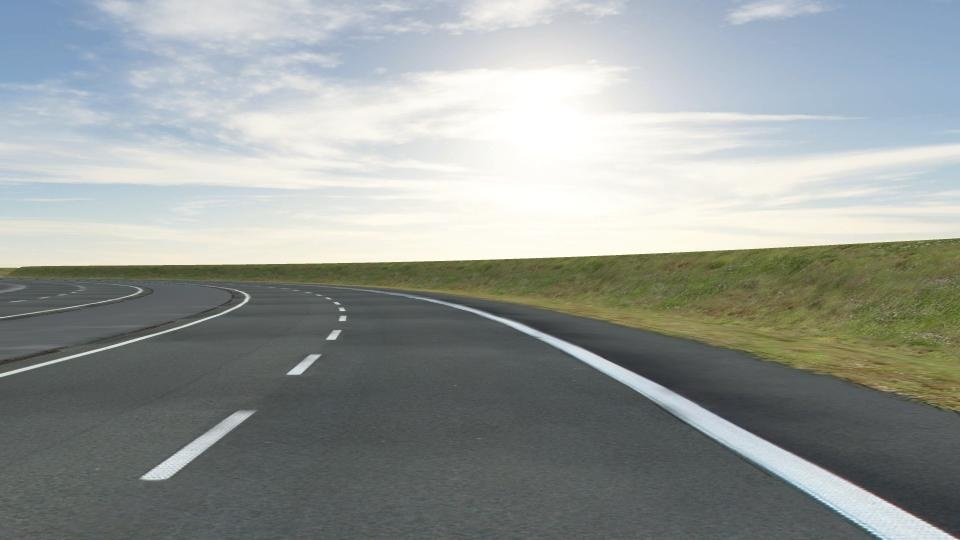
#> input picture Linux/Testing/Images/test0.jpg, 960 x 540 px; its folder holds only this picture in this run
$ python test.py
#> lines starting #> are read from the running program, lines starting #| are printed output that depends on the picture; after the words box and inside, x2 and y2 are one past the last pixel; in counts of white or black regions, pixels touching at a corner belong together
### Linux/LaneDetector/lane_detector.py
# ======================================================
# Copyright (C) 2020 repa1030
# This program and the accompanying materials
# are made available under the terms of the MIT license.
# ======================================================

import numpy as np
import cv2

class SimpleLaneDetector:

    # constructor of class
    def __init__(self, src_points, dst_points, warp_img_size, look_ahead_ratio,
                    max_look_ahead_dst, pixel_to_cm, use_quadratic_interpolation,
                    draw_line_prediction, draw_waypoint, color_right_line,
                    color_left_line, color_predicted_line, color_waypoint,
                    draw_thickness, waypoint_radius):
        self.lane_width = 0.0
        self.i = 0
        self.warp_mat = cv2.getPerspectiveTransform(src_points, dst_points)
        self.warp_mat_inv = cv2.getPerspectiveTransform(dst_points, src_points)
        self.warp_size = warp_img_size
        self.la_ratio = look_ahead_ratio
        self.max_la = max_look_ahead_dst
        self.px2cm = pixel_to_cm
        self.use_quadratic = use_quadratic_interpolation
        self.line_prediction = draw_line_prediction
        self.draw_wp = draw_waypoint
        self.color_r = color_right_line
        self.color_l = color_left_line
        self.color_p = color_predicted_line
        self.color_wp = color_waypoint
        self.draw_thick = draw_thickness
        self.wp_radius = waypoint_radius

    # this is for drawing quadratic interpolation (unstable)
    # [27 lines left out: function drawPolynom, not called in this run]

    # this function draws the final lane lines on the image
    def drawLines(self, img, lines, height, width, wp):
        line_img = np.zeros_like(img).astype(np.uint8)
        for line in lines:
            for x1, y1, x2, y2, color in line:
                cv2.line(line_img, (x1, y1), (x2, y2), color, self.draw_thick)
        if self.draw_wp:
            cv2.circle(line_img, (int(width/2.0 - (wp[1] * self.px2cm * 100.0)), int(height - (wp[0] * self.px2cm * 100.0))), self.wp_radius, self.color_wp, -1)
        return line_img

    # this function combines line and original image
    def combineImages(self, line_img, orig_img, width, height):
        line_img = cv2.warpPerspective(line_img, self.warp_mat_inv, (width, height))
        result = cv2.addWeighted(orig_img, 1, line_img, 0.8, 0.0)
        return result

    # this function calculates the next waypoint
    def calcWaypoint(self, x_left, x_right, y, width):
        wp = [0, 0, 0]
        # changing from openCV coord system to sensor coord system
        wp[0] = y
        wp[1] = (width - x_right - x_left) / 2.0 / self.px2cm / 100.0
        self.lane_width = x_right - x_left
        return wp

    # this function calculates the next waypoint if only one lane is detected
    # [12 lines left out: function calcWaypointWithOneLine, not called in this run]

    # this is the pipeline for the lane detection
    def detectLaneLines(self, img_orig, velo):
        # waypoint (x=longitudinal, y=lateral, z=0) [m]
        wp = [0, 0, 0]
        # 0 -> no lines detected,
        # 1 -> both lines detected,
        # 2 -> left line detected
        # 3 -> right line detected
        det_lines = 0
        height_orig = img_orig.shape[0]
        width_orig = img_orig.shape[1]
        warped = cv2.warpPerspective(img_orig, self.warp_mat, self.warp_size)
        height = warped.shape[0]
        width = warped.shape[1]

        gray_image = cv2.cvtColor(warped, cv2.COLOR_RGB2GRAY)
        cannyed_image = cv2.Canny(gray_image, 100, 200)
        lines = cv2.HoughLinesP(
            cannyed_image,
            rho=6,
            theta=np.pi / 60,
            threshold=160,
            lines=np.array([]),
            minLineLength=40,
            maxLineGap=25
        )

        left_line_x = []
        left_line_y = []
        right_line_x = []
        right_line_y = []

        # Check if there are any hough lines
        if lines is None:
            return img_orig, wp

        # Add hough lines to right or left line
        for line in lines:
            for x1, y1, x2, y2 in line:
                if x1 < (width/2) and x2 < (width/2):
                    left_line_x.extend([x1, x2])
                    left_line_y.extend([y1, y2])
                elif x1 > (width/2) and x2 > (width/2):
                    right_line_x.extend([x1, x2])
                    right_line_y.extend([y1, y2])
                else:
                    continue

        min_y = int(height)
        max_y = int(height - (self.max_la * self.px2cm * 100))
        if max_y < 0:
            max_y = 0

        # Get left line polynom
        if not left_line_x or not left_line_y:
            left_line_det = False
        else:
            if self.use_quadratic:
                poly_left = np.poly1d(np.polyfit(
                    left_line_y,
                    left_line_x,
                    deg=2
                ))
            else:
                poly_left = np.poly1d(np.polyfit(
                    left_line_y,
                    left_line_x,
                    deg=1
                ))
                left_x_start = int(poly_left(max_y))
                left_x_end = int(poly_left(min_y))
            left_line_det = True

        # Get right line polynom
        if not right_line_x or not right_line_y:
            right_line_det = False
        else:
            if self.use_quadratic:
                poly_right = np.poly1d(np.polyfit(
                    right_line_y,
                    right_line_x,
                   deg=2
                ))
            else:
                poly_right = np.poly1d(np.polyfit(
                    right_line_y,
                    right_line_x,
                   deg=1
                ))
                right_x_start = int(poly_right(max_y))
                right_x_end = int(poly_right(min_y))
            right_line_det = True

        # calculate look ahead distance
        la_dst = velo * self.la_ratio
        if la_dst > self.max_la:
            la_dst = self.max_la
        la_x = height - (la_dst * 100.0 * self.px2cm)

        # Check how many lines are detected and calculate waypoint
        if left_line_det and right_line_det:
            if not self.use_quadratic:
                available_lines = [
                    [[left_x_start, max_y, left_x_end, min_y, self.color_l]],
                    [[right_x_start, max_y, right_x_end, min_y, self.color_r]]
                    ]
            det_lines = 1
            wp = self.calcWaypoint(int(poly_left(la_x)), int(poly_right(la_x)), la_dst, width)
        elif left_line_det:
            poly_right = []
            det_lines = 2
            if not self.use_quadratic:
                if self.line_prediction and self.lane_width > 0.0:
                    available_lines = [
                        [[left_x_start, max_y, left_x_end, min_y, self.color_l]],
                        [[int(left_x_start + self.lane_width), max_y, int(left_x_end + self.lane_width), min_y, self.color_p]]
                        ]
                else:
                    available_lines = [
                        [[left_x_start, max_y, left_x_end, min_y, self.color_l]]
                        ]
            if self.lane_width > 0.0:
                wp = self.calcWaypointWithOneLine(int(poly_left(la_x)), la_dst, self.lane_width, width, det_lines)
        elif right_line_det:
            poly_left= []
            det_lines = 3
            if not self.use_quadratic:
                if self.line_prediction and self.lane_width > 0.0:
                    available_lines = [
                        [[int(right_x_start - self.lane_width), max_y, int(right_x_end - self.lane_width), min_y, self.color_p]],
                        [[right_x_start, max_y, right_x_end, min_y, self.color_r]]
                        ]
                else:
                    available_lines = [
                        [[right_x_start, max_y, right_x_end, min_y, self.color_r]]
                        ]
            if self.lane_width > 0.0:
                wp = self.calcWaypointWithOneLine(int(poly_right(la_x)), la_dst, self.lane_width, width, det_lines)
        else:
            poly_right = []
            poly_left = []
            if not self.use_quadratic:
                available_lines = []

        # draw lines on empty line image
        if self.use_quadratic:
            line_image = self.drawPolynom(
                warped, det_lines, wp,
                min_y, max_y,
                width, height,
                poly_left, poly_right
            )
        else:
            line_image = self.drawLines(
                warped, available_lines,
                height,
                width,
                wp
            )

        # warp line image and combine it with original image
        output_image = self.combineImages(line_image, img_orig, width_orig, height_orig)

        # Return result
        return output_image, wp

### Linux/Testing/test.py
# ======================================================
# Copyright (C) 2020 repa1030
# This program and the accompanying materials
# are made available under the terms of the MIT license.
# ======================================================

import cv2
import sys
import numpy as np
import os
sys.path.append('../')
from LaneDetector import lane_detector

# Pure Pursuit Settings
look_ahead_ratio = 1.0          # Default: 1.0 (smoothing of steering)
max_look_ahead_distance = 7.0   # Default: 7.0 [m] (if -1, it is calculated automatically)

# CV Settings
use_quadratic_interpol = False  # Default: False (don't use this)
offset_to_clipping_plane = 3.83 # Default: 3.83 [m] (base link to bottom border of image)
pixel_to_cm = 0.25              # Default: 0.25 (change resolution of line image)
padding_x = 100                 # Default: 150 [cm] (padding on both sides)
padding_y = 700                 # Default: 700 [cm] (padding to forward)

# Draw Settings
draw_line_prediction = True     # Default: True (draw predicted line)
draw_waypoint = True            # Default: True (draw next waypoint on image)
draw_thickness = 3              # Default: 3 (thickness of lines and waypoint)
waypoint_radius = 4             # Default: 4 (radius of the drawn waypoint)
color_right_line = [0, 255, 0]  # Default: [0, 255, 0] [B G R]
color_left_line = [255, 0, 0]   # Default: [255, 0, 0] [B G R]
color_pred_line = [0, 0, 255]   # Default: [0, 0, 255] [B G R]
color_waypoint = [0, 140, 255]  # Default: [0, 140, 255] [B G R]

src_p0 = np.float32([[150, 540], [808, 540], [571, 344], [389, 344]]) # UL, UR, OR, OL
src_p1 = np.float32([[155, 337], [525, 337], [410, 255], [275, 255]]) # UL, UR, OR, OL
src_p2 = np.float32([[0, 880], [760, 880], [510, 700], [240, 700]]) # UL, UR, OR, OL
src_p3 = np.float32([[90, 341], [425, 341], [350, 260], [230, 260]]) # UL, UR, OR, OL
src_p4 = np.float32([[140, 340], [490, 340], [345, 255], [255, 255]]) # UL, UR, OR, OL
src_p5 = np.float32([[105, 341], [365, 341], [335, 270], [260, 270]]) # UL, UR, OR, OL
src_p6 = np.float32([[150, 2157], [2915, 2157], [2630, 1680], [1500, 1680]]) # UL, UR, OR, OL

src_points = [['test0', src_p0],
              ['test1', src_p1],
              ['test2', src_p2],
              ['test3', src_p3],
              ['test4', src_p4],
              ['test5', src_p5],
              ['test6', src_p6]]

dst_p = np.float32([[int((0 + padding_x) * pixel_to_cm), int((1000 + padding_y) * pixel_to_cm)],
                        [int((300 + padding_x) * pixel_to_cm), int((1000 + padding_y) * pixel_to_cm)],
                        [int((300 + padding_x) * pixel_to_cm), int((0 + padding_y) * pixel_to_cm)],
                        [int((0 + padding_x) * pixel_to_cm), int((0 + padding_y) * pixel_to_cm)]])
warp_size = (int((300 + 2 * padding_x) * pixel_to_cm), int((1000 + padding_y) * pixel_to_cm))

i = 0
img_folder = 'Images'
for file in os.listdir(img_folder):
    file_str = str(file)
    file_path = os.path.join(img_folder, file)
    img = cv2.imread(img_folder + '/' + file_str)
#> img is the input picture: shape (540, 960, 3); mean B, G, R 151.8, 154.8, 149.6
    for obj in src_points:
        if file_str.find(obj[0]) is not -1:
            src_p = obj[1]
            break

    ld = lane_detector.SimpleLaneDetector(src_p, dst_p, warp_size, look_ahead_ratio,
                                            max_look_ahead_distance, pixel_to_cm,
                                            use_quadratic_interpol, draw_line_prediction,
                                            draw_waypoint, color_right_line, color_left_line,
                                            color_pred_line, color_waypoint, draw_thickness,
                                            waypoint_radius)
    (output, wp) = ld.detectLaneLines(img, 0)
#> in detectLaneLines, `warped = cv2.warpPerspective(img_orig, self.warp_mat, self.warp_size)`:
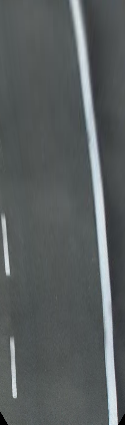
#> warped: shape (425, 125, 3); mean B, G, R 94.5, 93.8, 88.5
#> in detectLaneLines, `cannyed_image = cv2.Canny(gray_image, 100, 200)`:
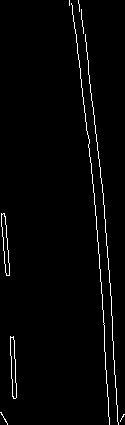
#> cannyed_image: shape (425, 125); 2.2% white in thin lines or dots
#> in detectLaneLines, `lines = cv2.HoughLinesP( cannyed_image, rho=6, theta=np.pi / 60, thres..`: lines = [[100, 279, 104, 326], [76, 34, 99, 256], [85, 35, 100, 177], [108, 258, 117, 421], [5, 216, 9, 275]]
#> the loop in detectLaneLines, `for line in lines:` made 5 passes
#> after the loop in detectLaneLines, `for line in lines:`: left_line_x = [5, 9]; left_line_y = [216, 275]; right_line_x = [100, 104, 76, 99, 85, 100, 108, 117]; right_line_y = [279, 326, 34, 256, 35, 177, 258, 421]
#> in detectLaneLines, `left_x_start = int(poly_left(max_y))`: left_x_start = 7
#> in detectLaneLines, `left_x_end = int(poly_left(min_y))`: left_x_end = 19
#> in detectLaneLines, `right_x_start = int(poly_right(max_y))`: right_x_start = 100
#> in detectLaneLines, `right_x_end = int(poly_right(min_y))`: right_x_end = 116
#> in detectLaneLines, `wp = self.calcWaypoint(int(poly_left(la_x)), int(poly_right(la_x)), la..`: wp = [0, -0.2, 0]
#> the loop in drawLines, `for line in lines:` made 2 passes
#> line on passes 1 to 2: [[7, 250, 19, 425, [255, 0, 0]]], [[100, 250, 116, 425, [0, 255, 0]]]
#> after the loop in drawLines, `for line in lines:`:
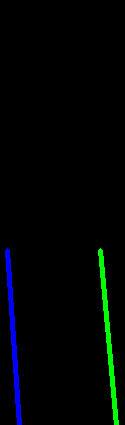
#> line_img: shape (425, 125, 3); mean of channels 0, 1, 2 4.2, 4.2, 0; drawn as B, G, R
#> in combineImages, `line_img = cv2.warpPerspective(line_img, self.warp_mat_inv, (width, he..`:
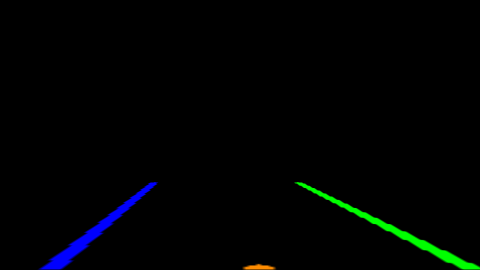
#> line_img: shape (540, 960, 3) (shown at 1/2 size); mean of channels 0, 1, 2 2.5, 2.6, 0.2; drawn as B, G, R
#> in combineImages, `result = cv2.addWeighted(orig_img, 1, line_img, 0.8, 0.0)`:
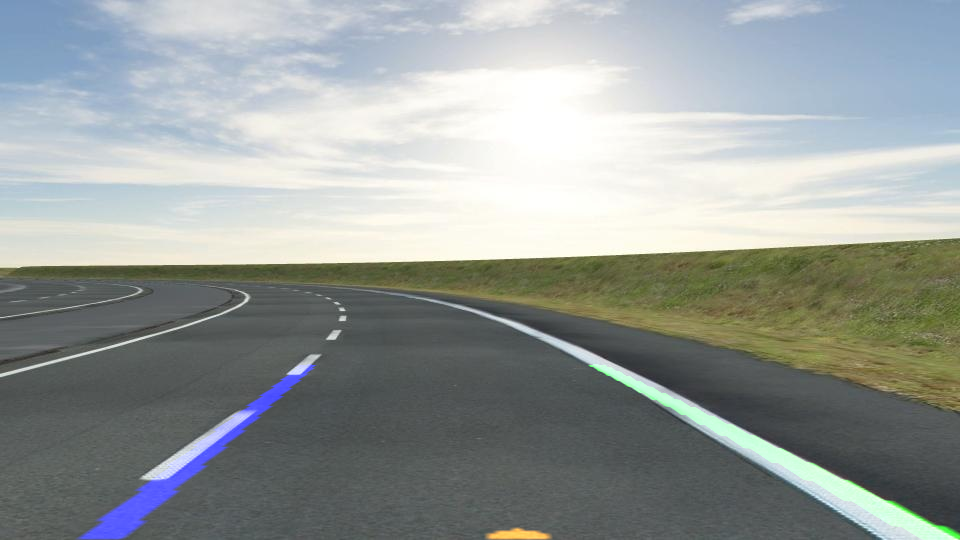
#> result: shape (540, 960, 3); mean B, G, R 153.3, 155.4, 149.7
#> wp = [0, -0.2, 0]
    warp_mat = cv2.getPerspectiveTransform(src_p, dst_p)
#> warp_mat = [[-0.115, -0.233, 117.8], [1.27e-15, -1.93, 616.8], [2.88e-18, -0.00372, 1]]
    image = cv2.warpPerspective(img, warp_mat, warp_size)

    print(file_str + '\t' + str(wp))
#| test0.jpg	[0.0, -0.2, 0]
    cv2.imwrite('Warped/' + file_str + '_warped.jpg', image)
    cv2.imwrite('Results/' + file_str + '_detection.jpg', output)

    i += 1

$ run again, on Linux/Testing/Images/test4.jpg
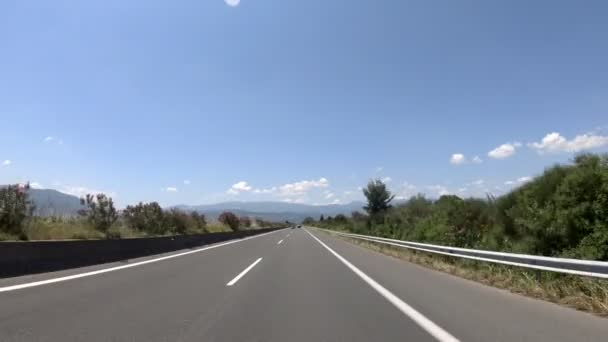
#> input picture Linux/Testing/Images/test4.jpg, 608 x 342 px
#> img is the input picture: shape (342, 608, 3); mean B, G, R 162.1, 140.9, 125.5
#> in detectLaneLines, `cannyed_image = cv2.Canny(gray_image, 100, 200)`:
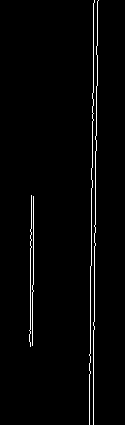
#> cannyed_image: shape (425, 125); 2.2% white in thin lines or dots, all inside (x1, y1, x2, y2) = (29, 0, 99, 425)
#> lines = [[96, 150, 96, 86], [93, 120, 93, 3], [91, 265, 91, 168], [30, 346, 30, 229], [95, 208, 95, 136]]
#> the loop in detectLaneLines, `for line in lines:` made 5 passes
#> after the loop in detectLaneLines, `for line in lines:`: left_line_x = [30, 30]; left_line_y = [346, 229]; right_line_x = [96, 96, 93, 93, 91, 91, 95, 95]; right_line_y = [150, 86, 120, 3, 265, 168, 208, 136]
#> left_x_start = 30
#> left_x_end = 29
#> right_x_start = 92
#> right_x_end = 91
#> in detectLaneLines, `wp = self.calcWaypoint(int(poly_left(la_x)), int(poly_right(la_x)), la..`: wp = [0, 0.1, 0]
#> the loop in drawLines, `for line in lines:` made 2 passes
#> line on passes 1 to 2: [[30, 250, 29, 425, [255, 0, 0]]], [[92, 250, 91, 425, [0, 255, 0]]]
#> in combineImages, `line_img = cv2.warpPerspective(line_img, self.warp_mat_inv, (width, he..`:
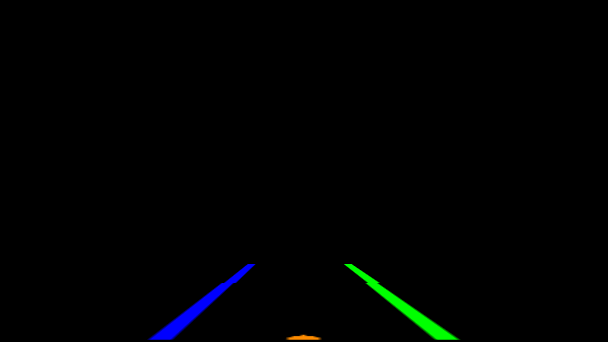
#> line_img: shape (342, 608, 3); mean of channels 0, 1, 2 1.4, 1.5, 0.1; drawn as B, G, R
#> warp_mat = [[-0.109, -0.258, 90.22], [4.64e-16, -2.27, 555.4], [1.77e-18, -0.00443, 1]]
#| test4.jpg	[0.0, 0.1, 0]

$ run again, on Linux/Testing/Images/test5.jpg
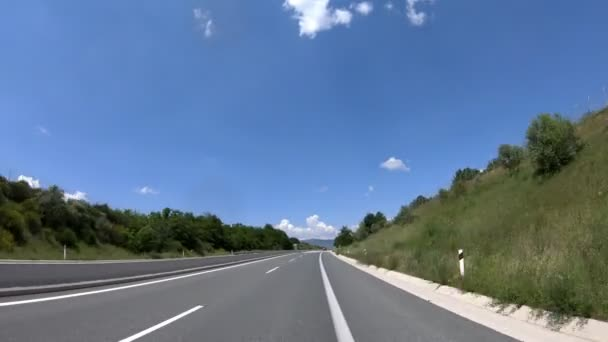
#> input picture Linux/Testing/Images/test5.jpg, 608 x 342 px
#> img is the input picture: shape (342, 608, 3); mean B, G, R 149.1, 120.4, 97
#> in detectLaneLines, `cannyed_image = cv2.Canny(gray_image, 100, 200)`:
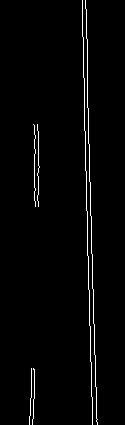
#> cannyed_image: shape (425, 125); 2.1% white in thin lines or dots, all inside (x1, y1, x2, y2) = (29, 0, 98, 425)
#> lines = [[85, 168, 87, 224], [91, 243, 93, 299], [89, 165, 91, 221], [84, 130, 84, 78], [87, 107, 87, 39], [34, 200, 34, 125], [95, 374, 97, 424], [93, 313, 96, 388]]
#> the loop in detectLaneLines, `for line in lines:` made 8 passes
#> after the loop in detectLaneLines, `for line in lines:`: left_line_x = [34, 34]; left_line_y = [200, 125]; right_line_x = [85, 87, 91, 93, 89, 91, 84, 84, 87, 87, 95, 97, 93, 96]; right_line_y = [168, 224, 243, 299, 165, 221, 130, 78, 107, 39, 374, 424, 313, 388]
#> left_x_start = 34
#> right_x_start = 90
#> right_x_end = 96
#> in detectLaneLines, `wp = self.calcWaypoint(int(poly_left(la_x)), int(poly_right(la_x)), la..`: wp = [0, -0.1, 0]
#> the loop in drawLines, `for line in lines:` made 2 passes
#> line on passes 1 to 2: [[34, 250, 34, 425, [255, 0, 0]]], [[90, 250, 96, 425, [0, 255, 0]]]
#> in combineImages, `line_img = cv2.warpPerspective(line_img, self.warp_mat_inv, (width, he..`:
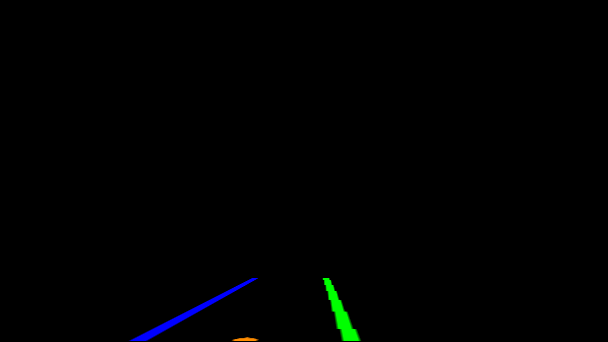
#> line_img: shape (342, 608, 3); mean of channels 0, 1, 2 0.9, 1, 0.1; drawn as B, G, R
#> warp_mat = [[-0.119, -0.364, 126.4], [-3.11e-16, -2.18, 568.3], [-1.7e-18, -0.00415, 1]]
#| test5.jpg	[0.0, -0.1, 0]
